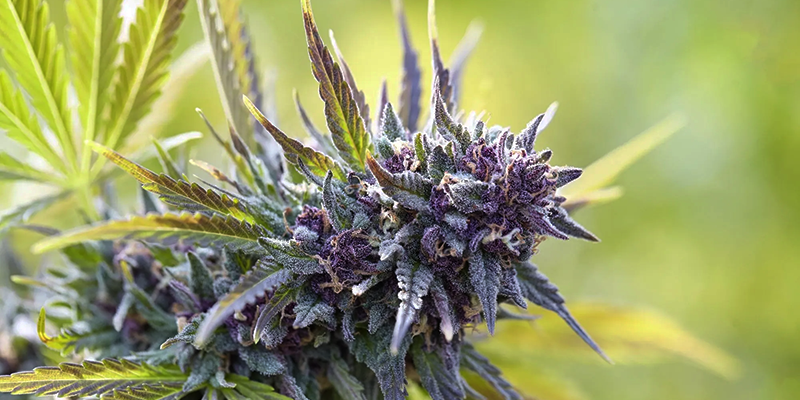
#> input picture Aula_07/planta.png, 800 x 400 px, found by its file name
$ python Translacao.py
#> lines starting #> are read from the running program, lines starting #| are printed output that depends on the picture
import cv2
import numpy as np

# Carregar a imagem
imagem = cv2.imread('C:\\Users\\JOAOVITORPERRYTULIO\\Documents\\efeitos.img-main\\Aula_07\\planta.png')
#> imagem is the input picture: shape (400, 800, 3); mean B, G, R 103.4, 156.8, 151.2

# Definir a matriz de translação
tx, ty = 100, 50
matriz_translacao = np.float32([[1, 0, tx], [0, 1, ty]])

# Aplicar a translação
imagem_transladada = cv2.warpAffine(imagem, matriz_translacao, (imagem.shape[1], imagem.shape[0]))
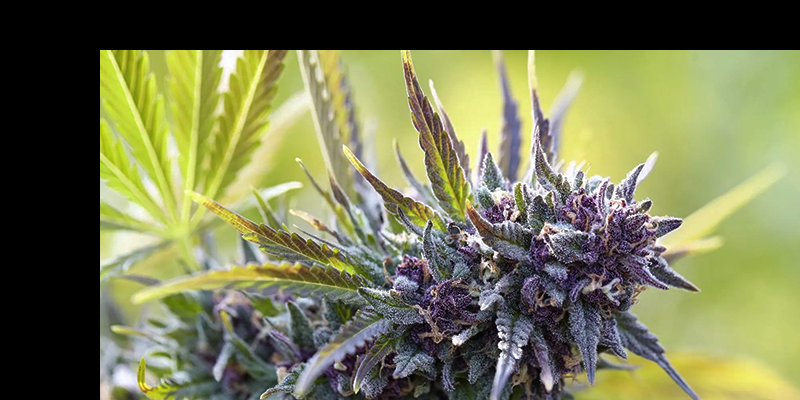
#> imagem_transladada: shape (400, 800, 3); mean B, G, R 83.4, 121.1, 118.2

# Exibir resultado
cv2.imshow('Imagem Transladada', imagem_transladada)
cv2.waitKey(0)
cv2.destroyAllWindows()
